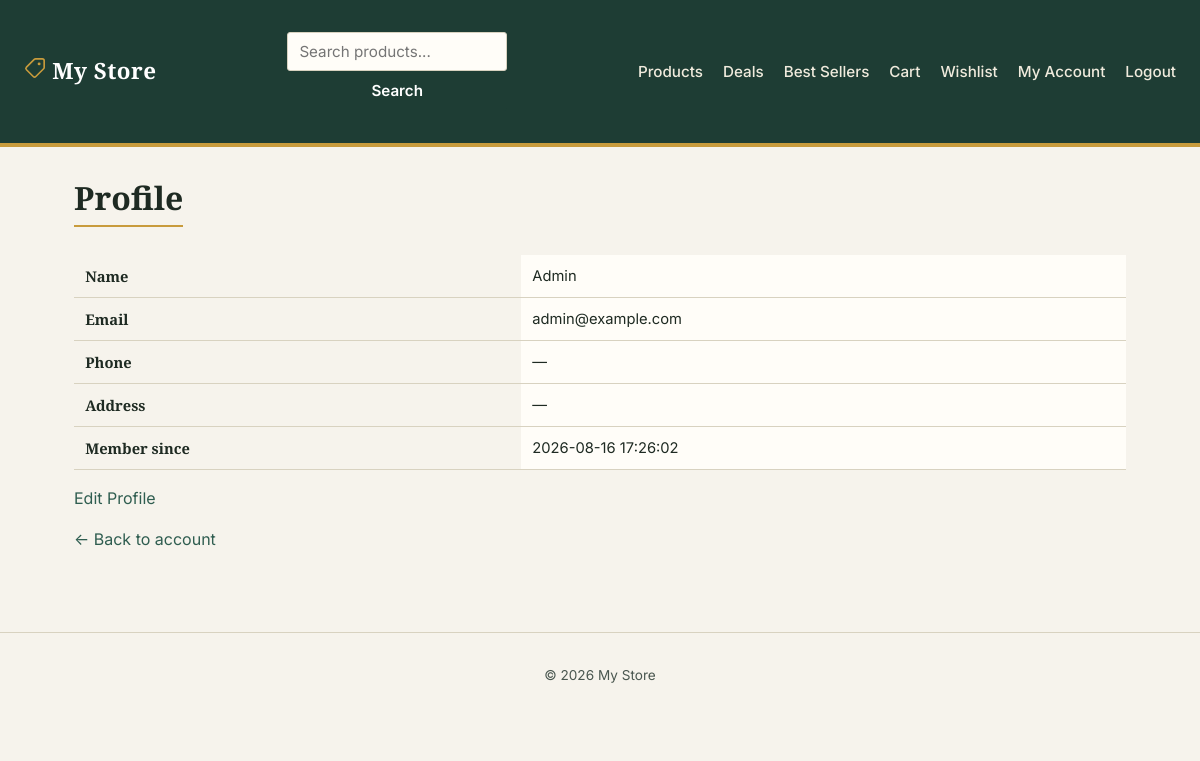
/account/profile.php (signed in), run on the app's committed database.
### tables this page shows
CREATE TABLE settings (
    `key`   VARCHAR(100) PRIMARY KEY,
    `value` VARCHAR(255) NOT NULL
);

CREATE TABLE users (
    id            INT AUTO_INCREMENT PRIMARY KEY,
    name          VARCHAR(100)        NOT NULL,
    email         VARCHAR(150)        NOT NULL UNIQUE,
    password_hash VARCHAR(255)        NOT NULL,
    role          ENUM('customer','admin') NOT NULL DEFAULT 'customer',
    phone         VARCHAR(30)         NULL,
    address       VARCHAR(255)        NULL,
    created_at    TIMESTAMP           NOT NULL DEFAULT CURRENT_TIMESTAMP
);

### includes/functions.php (called while the page is built, shortened)
<?php
function sanitize(string $value): string
{
    return htmlspecialchars(trim($value), ENT_QUOTES, 'UTF-8');
}
function get_setting(string $key, string $default = ''): string
{
    global $pdo;
    static $cache = null;
    if ($cache === null) {
        $cache = [];
        $rows = $pdo->query('SELECT `key`, `value` FROM settings')->fetchAll();
        foreach ($rows as $row) {
            $cache[$row['key']] = $row['value'];
        }
    }
    return $cache[$key] ?? $default;
}

### includes/auth.php (called while the page is built, shortened)
<?php
function is_logged_in(): bool
{
    return !empty($_SESSION['user_id']);
}

### account/profile.php (the view, shortened to what this page needs)
<?php
require_once __DIR__ . '/../config/config.php';
$stmt = $pdo->prepare('SELECT name, email, phone, address, role, created_at FROM users WHERE id = ?');
$stmt->execute([current_user_id()]);
$user = $stmt->fetch();
include __DIR__ . '/../includes/header.php';
?>
<h1>Profile</h1>
<table>
    <tbody>
        <tr><th>Name</th><td><?= sanitize($user['name']) ?></td></tr>
        <tr><th>Email</th><td><?= sanitize($user['email']) ?></td></tr>
        <tr><th>Phone</th><td><?= sanitize($user['phone'] ?? '—') ?></td></tr>
        <tr><th>Address</th><td><?= sanitize($user['address'] ?? '—') ?></td></tr>
        <tr><th>Member since</th><td><?= sanitize($user['created_at']) ?></td></tr>
    </tbody>
</table>
<p><a href="<?= BASE_URL ?>/account/edit-profile.php">Edit Profile</a></p>
<p><a href="<?= BASE_URL ?>/account/index.php">&larr; Back to account</a></p>
<?php include __DIR__ . '/../includes/footer.php'; ?>

### includes/navbar.php (shortened to what this page needs)
<nav class="navbar">
    <a class="navbar-brand" href="<?= BASE_URL ?>/index.php">
        <?= sanitize(get_setting('site_name', SITE_NAME)) ?>
    </a>
    <form action="<?= BASE_URL ?>/products/search.php" method="get" class="navbar-search">
        <input type="text" name="q" placeholder="Search products..." value="<?= sanitize($_GET['q'] ?? '') ?>">
        <button type="submit">Search</button>
    </form>
    <ul class="navbar-links">
        <li><a href="<?= BASE_URL ?>/products/index.php">Products</a></li>
        <li><a href="<?= BASE_URL ?>/products/deals.php">Deals</a></li>
        <li><a href="<?= BASE_URL ?>/products/best-sellers.php">Best Sellers</a></li>
        <li><a href="<?= BASE_URL ?>/cart/index.php">Cart</a></li>
        <?php if (is_logged_in()): ?>
            <li><a href="<?= BASE_URL ?>/account/wishlist.php">Wishlist</a></li>
            <li><a href="<?= BASE_URL ?>/account/index.php">My Account</a></li>
            <li><a href="<?= BASE_URL ?>/auth/logout.php">Logout</a></li>
        <?php else: ?>
            <li><a href="<?= BASE_URL ?>/auth/signin.php" class="btn-signin">Sign In</a></li>
        <?php endif; ?>
    </ul>
</nav>

### assets/css/style.css (style rules this page uses)
:root { --color-bg: #F6F3EC; --color-surface: #FFFDF8; --color-ink: #1E2A22; --color-ink-soft: #4A5750; --color-accent: #C89B3C; --color-accent-dk: #8F6C24; --color-forest: #2F5D50; --color-forest-dk: #1E3D34; --color-line: #D8D2C0; --color-danger: #B3261E; --color-danger-bg: #FBEAE9; --color-success: #2F6B4F; --color-success-bg:#E7F1EB; --font-display: 'Zilla Slab', Georgia, serif; --font-body: 'Inter', -apple-system, BlinkMacSystemFont, sans-serif; --font-mono: 'IBM Plex Mono', 'Courier New', monospace; --radius: 3px; --shadow-card: 0 1px 2px rgba(30, 42, 34, 0.06); }
* { box-sizing: border-box; }
body { margin: 0; font-family: var(--font-body); background: var(--color-bg); color: var(--color-ink); line-height: 1.55; }
h1, h2, h3 { font-family: var(--font-display); color: var(--color-ink); line-height: 1.2; margin: 0 0 .75rem; }
h1 { font-size: 2rem; border-bottom: 2px solid var(--color-accent); padding-bottom: .5rem; display: inline-block; }
p { margin: 0 0 1rem; }
a { color: var(--color-forest); text-decoration: none; }
.navbar { display: flex; align-items: center; justify-content: space-between; gap: 1rem; padding: 1rem 1.5rem; background: var(--color-forest-dk); border-bottom: 4px solid var(--color-accent); }
.navbar-brand { font-family: var(--font-display); font-size: 1.4rem; font-weight: 600; color: #fff !important; letter-spacing: .02em; }
.navbar-search { display: flex; gap: 0; }
.navbar-search input { border-radius: var(--radius) 0 0 var(--radius); border-right: none; width: 220px; }
.navbar-search button { border-radius: 0 var(--radius) var(--radius) 0; margin: 0; }
.navbar-links { display: flex; list-style: none; gap: 1.25rem; margin: 0; padding: 0; }
.navbar-links a { color: #F0EBDD; font-weight: 500; font-size: .95rem; }
form { display: flex; flex-direction: column; max-width: 380px; gap: .4rem; margin: 1rem 0; }
input, select, textarea, button { font-family: var(--font-body); font-size: .95rem; }
input[type=text], input[type=email], input[type=password], input[type=number], input[type=tel], select, textarea { padding: .55rem .7rem; border: 1px solid var(--color-line); border-radius: var(--radius); background: var(--color-surface); color: var(--color-ink); }
button, input[type=submit] { margin-top: 1rem; padding: .6rem 1.1rem; border: 1px solid var(--color-forest-dk); border-radius: var(--radius); background: var(--color-forest-dk); color: #fff; font-weight: 600; cursor: pointer; transition: background .15s ease; }
table { border-collapse: collapse; margin: 1rem 0; width: 100%; background: var(--color-surface); }
th, td { text-align: left; padding: .6rem .7rem; border-bottom: 1px solid var(--color-line); font-size: .92rem; }
th { font-family: var(--font-display); font-weight: 600; background: var(--color-bg); color: var(--color-ink); }

### data on the page
settings: key "My Store"
users: name "Admin", email "admin@example.com", phone "—", address "—", created_at "2026-08-16 17:26:02"

### other printed values
get_setting('site_name', SITE_NAME) "My Store"
